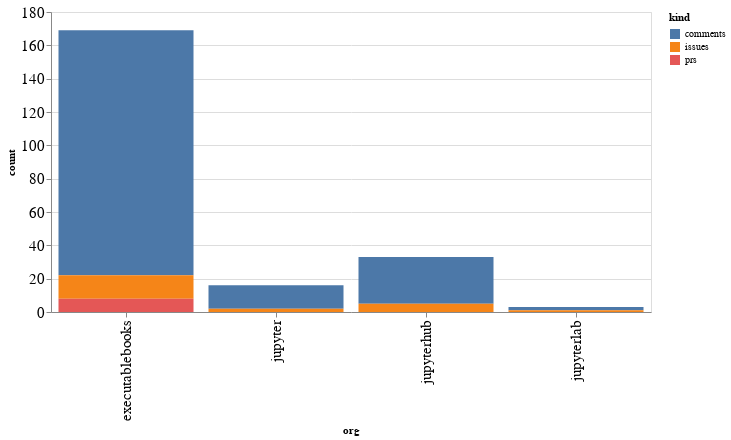

Notebook source saved alongside this figure:
### Code cell
alt.Chart(org_summaries, width=600).mark_bar().encode(
    x='org',
    y='count',
    color='kind',
    tooltip="org"
)

### Figure 1 — Vega-Lite specification as saved in the notebook (floating-point values rounded to 4 significant figures)
{"config": {"axisLeft": {"labelFontSize": 15}, "axisBottom": {"labelFontSize": 15}}, "data": {"name": "data-f66fad5008c228fe93d9b3c5ed509e42"}, "mark": "bar", "encoding": {"color": {"type": "nominal", "field": "kind"}, "tooltip": {"type": "nominal", "field": "org"}, "x": {"type": "nominal", "field": "org"}, "y": {"type": "quantitative", "field": "count"}}, "width": 600, "$schema": "https://vega.github.io/schema/vega-lite/v4.8.1.json", "datasets": {"data-f66fad5008c228fe93d9b3c5ed509e42": [{"org": "executablebooks", "kind": "comments", "count": 147}, {"org": "executablebooks", "kind": "issues", "count": 14}, {"org": "executablebooks", "kind": "prs", "count": 8}, {"org": "jupyter", "kind": "comments", "count": 14}, {"org": "jupyter", "kind": "issues", "count": 2}, {"org": "jupyterhub", "kind": "comments", "count": 28}, {"org": "jupyterhub", "kind": "issues", "count": 5}, {"org": "jupyterlab", "kind": "comments", "count": 2}, {"org": "jupyterlab", "kind": "issues", "count": 1}]}}
